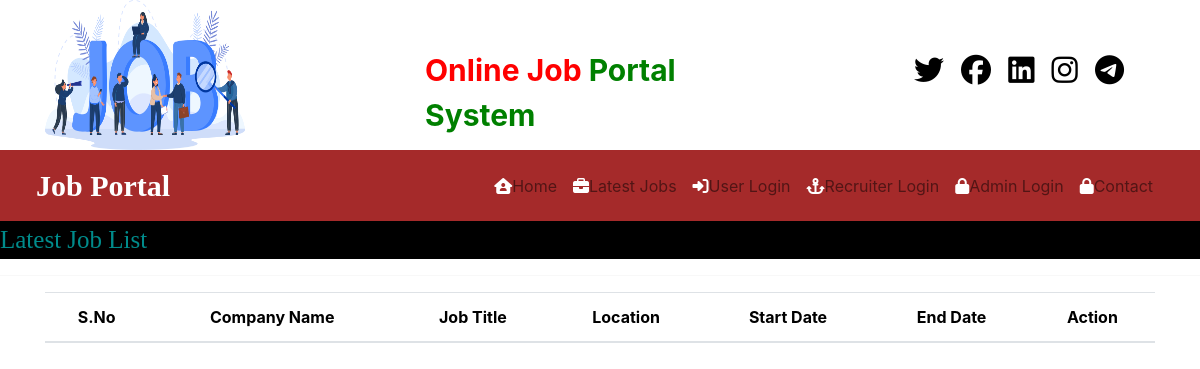
Before: /latest_jobs/ with the older database file.
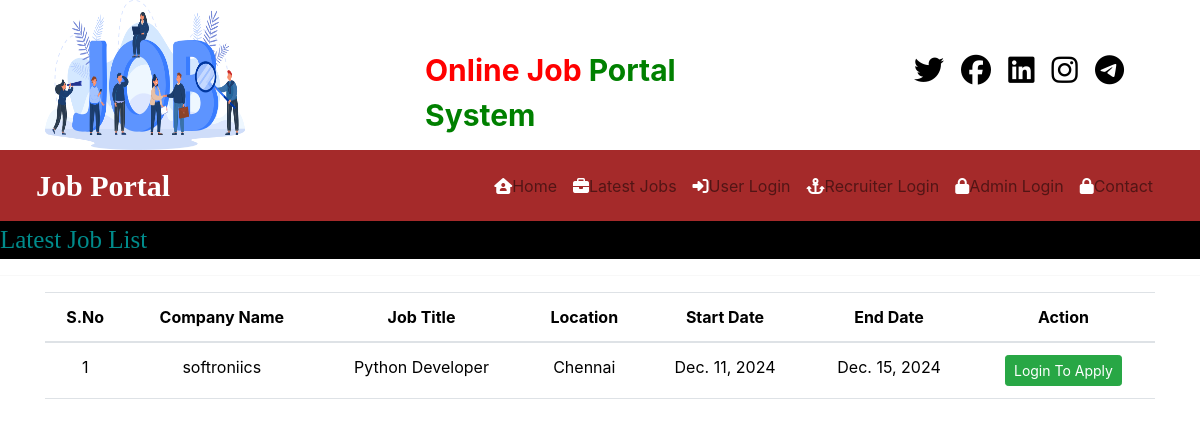
After: the same page with the newer database file.
### JobportalApp/models.py (models this page shows, shortened)
class Job(models.Model):
    recruiter = models.ForeignKey(Recruiter, on_delete=models.CASCADE)
    start_date = models.DateField()
    end_date = models.DateField()
    title = models.CharField(max_length=10)
    salary = models.FloatField(max_length=100)
    image = models.FileField(max_length=15)
    description = models.CharField(max_length=300)
    experience = models.CharField(max_length=50)
    location = models.CharField(max_length=100)
    skills = models.CharField(max_length=100)
    creationdate = models.DateField()

class Recruiter(models.Model):
    user = models.ForeignKey(User, on_delete=models.CASCADE)
    mobile = models.CharField(max_length=15, null=True)
    image = models.FileField(null=True)
    gender = models.CharField(max_length=10, null=True)
    company = models.CharField(max_length=10, null=True)
    type = models.CharField(max_length=15, null=True)
    status = models.CharField(max_length=25, null=True)

### JobportalApp/views.py (the view)
# urls.py: path('latest_jobs/', views.latest_jobs, name='latest_jobs'),
def latest_jobs(request):
    data = Job.objects.all().order_by('-start_date')
    d = {'data': data}
    return render(request, "latest_jobs.html", d)

### templates/latest_jobs.html (shortened to what this page needs)
{% load static %}
{% block body %}
{% include 'Navigration.html' %}
<marquee style="font-family: Monotype Corsiva; font-size:25px; color:darkcyan; background-color:black;">
    Latest Job List
</marquee>
<hr>
<div class="container">
    <table class="table table-hover">
    <thead>
    <tr style="background-color: #DEB887 !important;" id="example">
        <th>S.No</th>
        <th>Company Name</th>
        <th>Job Title</th>
        <th>Location</th>
        <th>Start Date</th>
        <th>End Date</th>
        <th>Action</th>
    </tr>
    </thead>
    <tbody>
    {% for i in data %}
    <tr>
        <td>{{ forloop.counter }}</td>
        <td>{{ i.recruiter.company }}</td>
        <td>{{ i.title }}</td>
        <td>{{ i.location }}</td>
        <td>{{ i.start_date }}</td>
        <td>{{ i.end_date }}</td>
        <td>
            <a href="{% url 'user_login' %}" class="btn btn-success btn-sm">Login To Apply</a>
        </td>
    </tr>
    {% endfor %}
    </tbody>
</table>
</div>
{% endblock body %}

Changed rows visible on the page:
added Job: recruiter.company "softroniics", title "Python Developer", location "Chennai", start_date "Dec. 11, 2024", end_date "Dec. 15, 2024"
